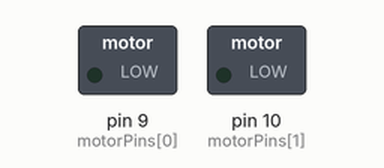
A sketch run on a simulated Arduino Uno, built with avr-gcc and run on an emulated ATmega328P. Shown: switched loads named in the sketch (green lamp = pin HIGH).

Above: at 0.05 s.
At 3.0 s:
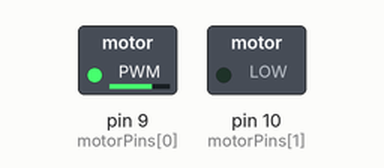
At 6.0 s:
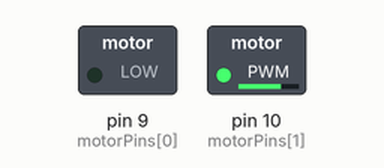
Timing chart, 0 to 7.8 s (numbered marks = the images above):
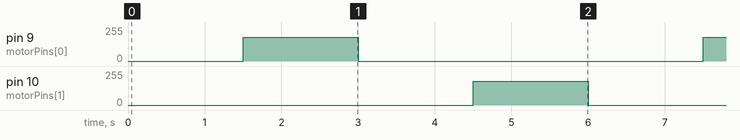

The sketch:

motor-direct.ino
```cpp
/* -*- c -*- */

/*
 * Arduino basic motor control
 */

#define DELAYTIME   1500       // milliseconds

int motorPins[2] = { 9, 10 };  // plug the motor leads into these pins
int direction = 0;             // toggle between 0 and 1

int speed = 180;

void setup()
{
    pinMode(motorPins[0], OUTPUT);
    digitalWrite(motorPins[0], LOW);
    pinMode(motorPins[1], OUTPUT);
    digitalWrite(motorPins[1], LOW);
}

/* Alternate between two directions and motionless.
 * Assume we start with both pins low, motor motionless.
 */
void loop()
{
    delay(DELAYTIME);

    //digitalWrite(motorPins[direction], HIGH);
    analogWrite(motorPins[direction], speed);

    delay(DELAYTIME);

    digitalWrite(motorPins[direction], LOW);
    //analogWrite(motorPins[direction], 0);

    direction = !direction;
}
```

Measured:
- by itself, pin 9 (motorPins[0]), pin 10 (motorPins[1]): alternates 180/255 for 1.5 s and 0/255 for 4.5 s
